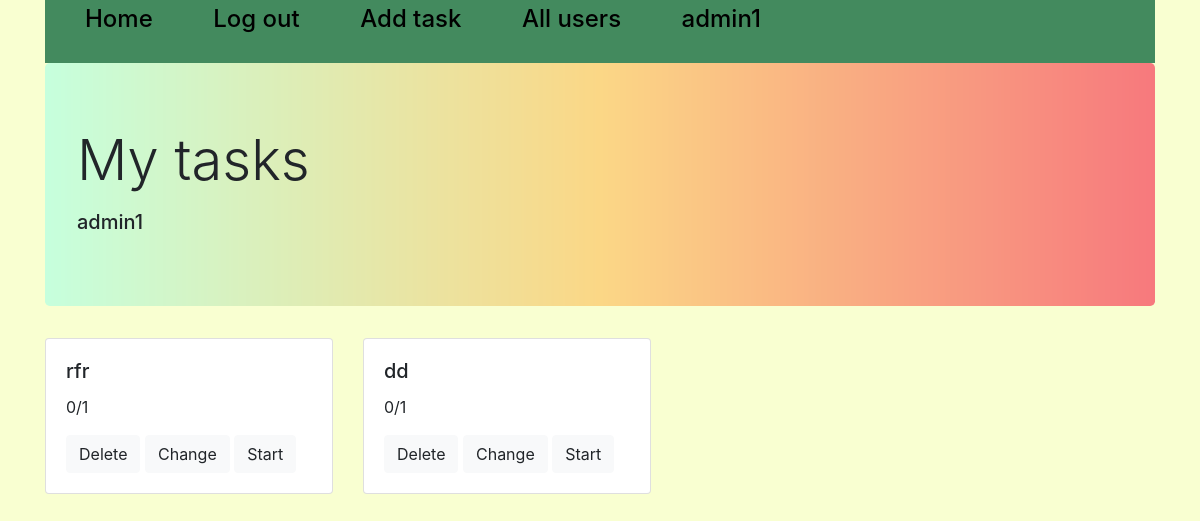
The page /all_tasks/1 (signed in) on the database its author committed.
### tables this page shows
CREATE TABLE users 
                            (id INTEGER PRIMARY KEY AUTOINCREMENT, 
                             user_name VARCHAR(50),
                             password_hash VARCHAR(128)
                             );

CREATE TABLE task
                                    (id INTEGER PRIMARY KEY AUTOINCREMENT,
                                     hints VARCHAR(10000) DEFAULT NULL,
                                     title VARCHAR(100),
                                     content VARCHAR(10000),
                                     choices VARCHAR(1000),
                                     correct_choice VARCHAR(100)
                             );

### mainpage.py (the view)
@app.route('/all_tasks/<int:id>', methods=['GET', 'POST'])
def all_tasks(id):
    all, username = '', ''
    if 'username' not in session:
        return redirect('/login')
    if id != 0 and session['user_id'] in [1, 2]:
        all = [i[1] for i in task_user.get_all(id)]
        username = users_base.get(id)[1]
        session['list_id'] = id
    else:
        id = 0
    if id == 0:
        session['list_id'] = session['user_id']
        all = [i[1] for i in task_user.get_all(session['list_id'])]
        username = ''
    session['titles'] = []
    session['contents'] = []
    session['choices'] = []
    session['correct'] = []
    session['task_id'] = all
    session['hints'] = []
    for i in all:
        try:
            hints, title, content, choices, correct_choices = tasks_model.get(i)[1:]
            session['titles'].append(title)
            session['contents'].append(content.split('\n'))
            session['correct'].append(correct_choices.split('\n'))
            if choices:
                choices = [i.split() for i in choices.split('\n')]
                session['choices'].append(choices)
            else:
                session['choices'].append([])
            if hints:
                session['hints'].append(hints.split('\n'))
            else:
                session['hints'].append([])
        except Exception as e:
            all.pop(all.index(i))
    sc = progress.get_all(session['list_id'])
    scores_id = [i[-2] for i in sc]
    scores1 = []
    n_all = 0
    for i in all:
        if i in scores_id:
            n_correct = sc[scores_id.index(i)][3]
            n_all = sc[scores_id.index(i)][2]
        else:
            n_correct = 0
            try:
                n_all = len(session['contents'][all.index(i)])
            except IndexError:
                all.pop(all.index(i))
        scores1.append(str(n_correct) + '/' + str(n_all))
    session['scores'] = scores1
    print(session['contents'])
    n = list(range(0, len(all), 3))
    print(n)
    return render_template('tasks.html', flag=True, n=n, n_all=len(all), name=username)

### DB.py (called while the page is built)
    def get(self, user_id):
        cursor = self.connection.cursor()
        cursor.execute("SELECT * FROM users WHERE id = ?", (str(user_id),))
        row = cursor.fetchone()
        return row

    def get(self, id):
        cursor = self.connection.cursor()
        cursor.execute("SELECT * FROM task WHERE id = ?", (id,))
        row = cursor.fetchone()
        return row

    def get_all(self, user_id=None, task_id=None):
        cursor = self.connection.cursor()
        if user_id and not task_id:
            cursor.execute("SELECT * FROM prog WHERE user_id=?", (str(user_id),))
        elif user_id and task_id:
            cursor.execute("SELECT * FROM prog WHERE task_id=? AND user_id=?", (str(task_id), str(user_id)))
        else:
            cursor.execute("SELECT * FROM prog")
        rows = cursor.fetchall()
        return rows

    def get_all(self, id=None):
        cursor = self.connection.cursor()
        if id:
            cursor.execute("SELECT * FROM taskuser WHERE user_id = ?", (str(id),))
        else:
            cursor.execute("SELECT * FROM taskuser")
        rows = cursor.fetchall()
        return rows

### templates/tasks.html (shortened to what this page needs)
{% extends "base.html" %}
{% block content %}
<div class="container">
    <div class="jumbotron" style="background-image: url(/static/gradientyellow.jpg); background-size: 100%;">
        <h1 class="display-4">My tasks</h1>
        <p class="lead">
        <h5>{{name}}</h5>
    </div>
    {% if flag %}
    {% for i in n%}
    <div class="container">
        <div class="row">
        {% if i< n_all %}
        <div class="card" name={{i}} value={{i}} style="width: 18rem;">
            <div class="card-body">
            <h5 class="card-title">{{session['titles'][i]}}</h5>
            <p class="card-text">{{session['scores'][i]}}</p>
            {% if session['user_id'] == 1 or session['user_id'] == 2 %}
            <a href="/delete/{{session['task_id'][i]}}" class="btn btn-light">Delete</a>
            <a href="/add_task/{{session['task_id'][i]}}" class="btn btn-light">Change</a>
            {% endif %}
            <a href="/task/{{i}}" class="btn btn-light">Start</a>
            </div>
        </div>
        {% endif %}
            {% if i+1 < n_all %}
            <div class="col item">
                <div class="col-2 item">
                    <div class="card" name={{i+1}} value={{i+1}} style="width: 18rem;">
                    <div class="card-body">
                    <h5 class="card-title">{{session['titles'][i+1]}}</h5>
                    <p class="card-text">{{session['scores'][i+1]}}</p>
                    {% if session['user_id'] == 1 or session['user_id'] == 2 %}
                    <a href="/delete/{{session['task_id'][i+1]}}" class="btn btn-light">Delete</a>
                    <a href="/add_task/{{session['task_id'][i+1]}}" class="btn btn-light">Change</a>
                    {% endif %}
                    <a href="/task/{{i}}" class="btn btn-light">Start</a>
                    </div>
                </div>
            </div>
            </div>
            {% endif %}
    {% endfor %}
    {% endif %}
</div>
{% endblock %}

### templates/base.html (shortened to what this page needs)
<!DOCTYPE html>
<html lang="en">
<head>
    <link rel="stylesheet" href="https://stackpath.bootstrapcdn.com/bootstrap/4.3.1/css/bootstrap.min.css"
>
</head>
<body>
<div class="top_line">
    <div class="container">
        <div class="col-md-12">
            <div class="row">
                <div class="top_nav" style="background-color: #438a5e;">
                    <ul>
                        {% if "username" in session %}
                        <li><a class="navbar-brand" href="/homepage1"><h4>Home</h4></a></li>
                        <li><a class="navbar-brand" href="/login"><h4>Log out</h4></a></li>
                        {% if session['user_id'] == 1 or session['user_id'] == 2 %}
                        <li><a class="navbar-brand" href="/add_task/0"><h4>Add task</h4></a></li>
                        <li><a class="navbar-brand" href="/all_users"><h4>All users</h4></a></li>
                        {% endif %}
                        <li><a class="navbar-brand" href="/logout"><h4>{{session['username']}}</h4></a></li>
                        {% endif %}
                    </ul>
                </div>
            </div>
        </div>
    </div>
</div>
{% block content %}{% endblock %}
</body>
</html>

### templates/base.html (style rules this page uses)
body { background-color: #f9ffd1; }
.top_nav { width: 100%; }
.top_nav ul li { list-style-type: none; display: inline-block; vertical-align: center; padding-right: 40px; }
.top_nav a { color: black; }

### rows shown on the page
users: username "admin1", user_name "admin1"
task: title "rfr"
task: title "dd"

### other values the page prints
{{ session['scores'][i] }} "0/1"
{{ session['scores'][i+1] }} "0/1"
